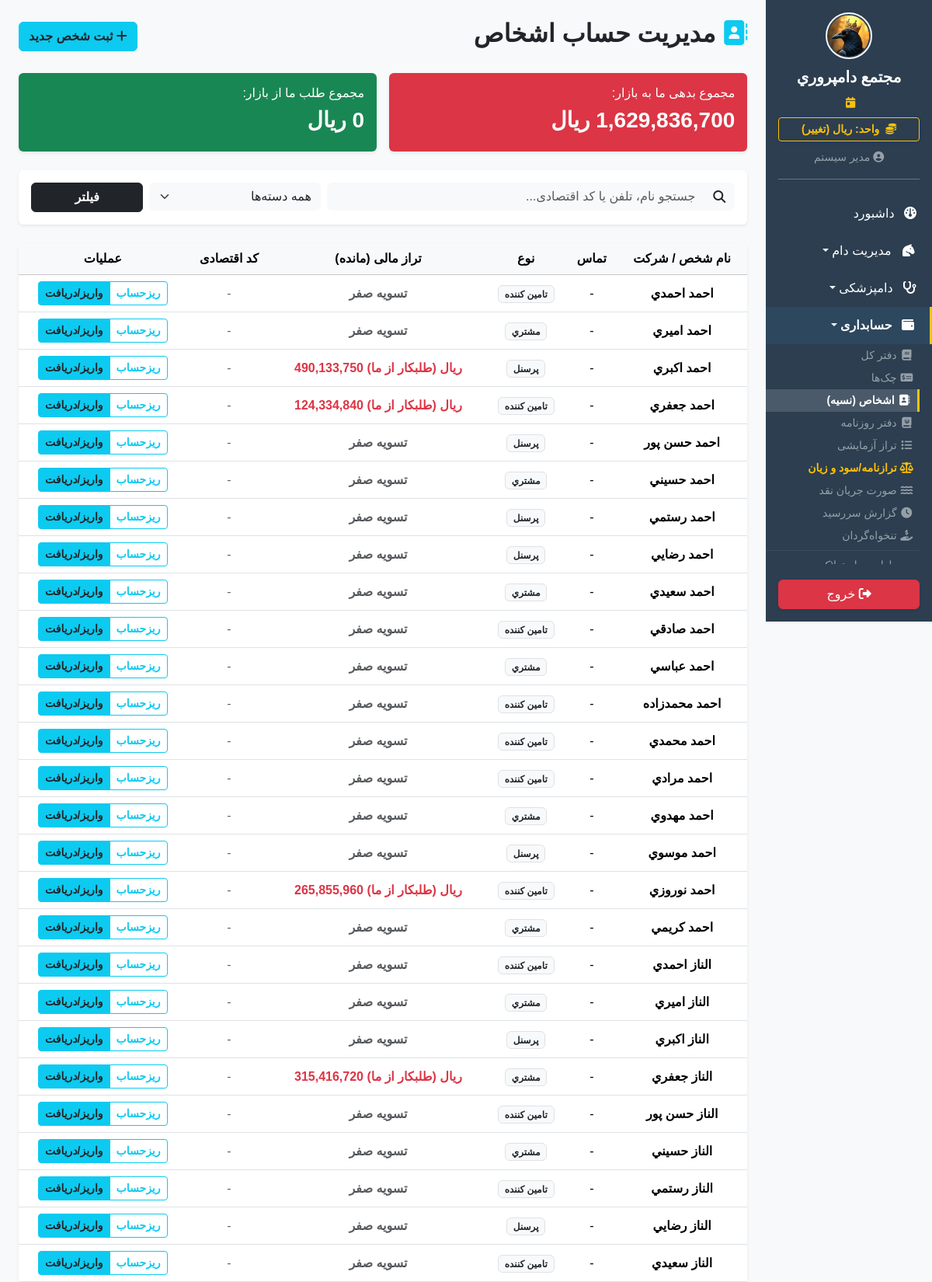
Page /finance/contacts (signed in, upper part) on the committed database.
### app/models.py (models this page shows)
class SystemSetting(db.Model):
    id = db.Column(db.Integer, primary_key=True)
    key = db.Column(db.String(50), unique=True, nullable=False)
    value = db.Column(db.String(255), nullable=False)
    description = db.Column(db.String(255), nullable=True)

class User(UserMixin, db.Model):
    id = db.Column(db.Integer, primary_key=True)
    username = db.Column(db.String(50), unique=True, nullable=False)
    password_hash = db.Column(db.String(255), nullable=False)
    name = db.Column(db.String(100), nullable=False)
    role = db.Column(db.String(20), default='کارگر') # مدیر، دامپزشک، حسابدار، کارگر
    can_view_livestock = db.Column(db.Boolean, default=False)
    can_view_finance = db.Column(db.Boolean, default=False)
    can_view_inventory = db.Column(db.Boolean, default=False)
    can_view_hr = db.Column(db.Boolean, default=False)
    can_view_reports = db.Column(db.Boolean, default=False)
    can_view_settings = db.Column(db.Boolean, default=False)

class Contact(db.Model):
    id = db.Column(db.Integer, primary_key=True)
    name = db.Column(db.String(150), nullable=False) # نام شخص، قصابی یا کارخانه
    phone = db.Column(db.String(20), nullable=True)
    contact_type = db.Column(db.String(50), default='عمومی') # مشتری، تامین‌کننده خوراک
    economic_code = db.Column(db.String(50), nullable=True)
    bank_card = db.Column(db.String(30), nullable=True)
    balance = db.Column(Numeric(18, 2), default=0.0)
    created_at = db.Column(db.DateTime, default=datetime.utcnow)
    transactions = db.relationship('Transaction', backref='contact', lazy=True)
    cheques = db.relationship('Cheque', backref='contact', lazy=True)
    documents = db.relationship('ContactDocument', backref='contact', lazy=True, cascade="all, delete-orphan")

### app/blueprints/finance.py (the view)
@finance_bp.route('/contacts')
@login_required
@permission_required('can_view_finance')
def contacts():
    from app.models import Contact, Account, JournalEntryLine
    search_q = request.args.get('search', '').strip()
    type_q = request.args.get('type', 'همه')
    page = request.args.get('page', 1, type=int)
    query = Contact.query
    if search_q:
        query = query.filter(
            (Contact.name.ilike(f"%{search_q}%")) |
            (Contact.phone.ilike(f"%{search_q}%")) |
            (Contact.economic_code.ilike(f"%{search_q}%"))
        )
    if type_q != 'همه':
        query = query.filter(Contact.contact_type == type_q)
    page_size = int(get_setting('page_size', 50))
    contacts_paginated = query.order_by(Contact.name).paginate(page=page, per_page=page_size, error_out=False)
    total_debt = Decimal('0')
    total_credit = Decimal('0')
    for c in contacts_paginated.items:
        bal = compute_contact_balance(c)
        sync_contact_balance(c)
        if bal < 0:
            total_debt -= bal
        elif bal > 0:
            total_credit += bal
    db.session.commit()
    return render_template('finance/contacts.html', contacts=contacts_paginated,
                           total_debt=total_debt, total_credit=total_credit,
                           current_search=search_q, current_type=type_q)

### app/templates/finance/contacts.html (shortened to what this page needs)
{% extends 'base.html' %}
{% block content %}
<div class="d-flex justify-content-between align-items-center mb-4">
    <h2 class="fw-bold"><i class="fa-solid fa-address-book text-info"></i> مدیریت حساب اشخاص</h2>
    <button class="btn btn-info fw-bold text-dark" data-bs-toggle="modal" data-bs-target="#addContactModal"><i class="fa-solid fa-plus"></i> ثبت شخص جدید</button>
</div>
<div class="row g-3 mb-4">
    <div class="col-md-6"><div class="card bg-danger text-white border-0 shadow-sm"><div class="card-body"><h6>مجموع بدهی ما به بازار:</h6><h3 class="fw-bold">{{ total_debt|abs|currency }}</h3></div></div></div>
    <div class="col-md-6"><div class="card bg-success text-white border-0 shadow-sm"><div class="card-body"><h6>مجموع طلب ما از بازار:</h6><h3 class="fw-bold">{{ total_credit|currency }}</h3></div></div></div>
</div>
<div class="card border-0 shadow-sm mb-4 bg-white">
    <div class="card-body">
        <form method="GET" action="{{ url_for('finance.contacts') }}" class="row g-2">
            <div class="col-md-7">
                <div class="input-group">
                    <span class="input-group-text bg-light border-0"><i class="fa-solid fa-magnifying-glass"></i></span>
                    <input type="text" name="search" class="form-control border-0 bg-light" placeholder="جستجو نام، تلفن یا کد اقتصادی..." value="{{ current_search }}">
                </div>
            </div>
            <div class="col-md-3">
                <select name="type" class="form-select border-0 bg-light">
                    <option value="همه">همه دسته‌ها</option>
                </select>
            </div>
            <div class="col-md-2">
                <button type="submit" class="btn btn-dark w-100 fw-bold">فیلتر</button>
            </div>
        </form>
    </div>
</div>
<div class="card border-0 shadow-sm">
    <div class="card-body p-0">
        <table class="table table-hover align-middle text-center mb-0">
            <thead class="table-light"><tr><th>نام شخص / شرکت</th><th>تماس</th><th>نوع</th><th>تراز مالی (مانده)</th><th>کد اقتصادی</th><th>عملیات</th></tr></thead>
            <tbody>
                {% for c in contacts.items %}
                <tr>
                    <td class="fw-bold">{{ c.name }}</td>
                    <td dir="ltr">
                        {{ c.phone or '-' }}
                    </td>
                    <td><span class="badge bg-light text-dark border">{{ c.contact_type }}</span></td>
                    <td class="fw-bold {% if c.balance > 0 %}text-success{% elif c.balance < 0 %}text-danger{% else %}text-muted{% endif %}" dir="ltr">
                        {% if c.balance > 0 %}{{ c.balance|currency }} (بدهکار به ما)
                        {% elif c.balance < 0 %}{{ c.balance|abs|currency }} (طلبکار از ما)
                        {% else %}تسویه صفر{% endif %}
                    </td>
                    <td><code class="small text-muted">{{ c.economic_code or '-' }}</code></td>
                    <td>
                        <div class="btn-group">
                            <a href="{{ url_for('finance.contact_profile', id=c.id) }}" class="btn btn-sm btn-outline-info fw-bold">ریزحساب</a>
                            <a href="{{ url_for('finance.contact_profile', id=c.id, _anchor='actions') }}" class="btn btn-sm btn-info text-dark fw-bold">واریز/دریافت</a>
                        </div>
                    </td>
                </tr>
                {% else %}
                <tr><td colspan="6" class="py-5 text-muted">شخصی با این مشخصات یافت نشد.</td></tr>
                {% endfor %}
            </tbody>
        </table>
    </div>
</div>
{% endblock %}

### app/templates/base.html (shortened to what this page needs)
<!DOCTYPE html>
<html lang="fa" dir="rtl">
<head>
    <link href="https://cdn.jsdelivr.net/gh/rastikerdar/vazirmatn@v33.003/Vazirmatn-font-face.css" rel="stylesheet">
    <link rel="stylesheet" href="https://unpkg.com/persian-datepicker@1.2.0/dist/css/persian-datepicker.min.css">
    <link rel="stylesheet" href="https://cdn.jsdelivr.net/npm/bootstrap@5.3.2/dist/css/bootstrap.rtl.min.css">
    <link rel="stylesheet" href="https://cdnjs.cloudflare.com/ajax/libs/font-awesome/6.4.2/css/all.min.css">
    <link rel="stylesheet" href="{{ url_for('static', filename='css/style.css') }}">
    <link href="https://cdn.jsdelivr.net/npm/select2@4.1.0-rc.0/dist/css/select2.min.css" rel="stylesheet" />
</head>
<body>
    <div class="d-flex" id="wrapper">
        <div class="sidebar-bg d-flex flex-column" id="sidebar-wrapper">
            <div class="sidebar-heading text-center pt-3 pb-2 text-white">
                {% if system_settings.get('farm_logo_path') %}
                    <img src="{{ url_for('static', filename=system_settings.get('farm_logo_path')) }}" class="mb-2 rounded-circle border border-2 border-light" style="height: 60px; width: 60px; object-fit: cover;">
                {% else %}
                    <i class="fa-solid fa-sheep fs-2 mb-2"></i>
                {% endif %}
                <div class="fs-5 fw-bold">{{ system_settings.get('farm_name', 'دامداری من') }}</div>
            </div>
            <div class="text-center text-warning small mb-2 px-3">
                <i class="fa-solid fa-calendar-day me-1"></i>
            </div>
            <div class="px-3 mb-2">
                <a href="{{ url_for('dashboard.toggle_currency') }}" class="btn btn-sm btn-outline-warning w-100 fw-bold shadow-sm">
                    <i class="fa-solid fa-coins me-1"></i> واحد: {{ get_system_currency_from_settings() }} (تغییر)
                </a>
            </div>
            <div class="text-center text-white-50 mb-3 pb-3 border-bottom border-secondary mx-3">
                <small><i class="fa-solid fa-circle-user"></i> {% if current_user.is_authenticated %}{{ current_user.name.split(' (')[0] if '(' in current_user.name else current_user.name }}{% endif %}</small>
            </div>
            <div class="list-group list-group-flush my-1 sidebar-scroll" id="sidebar-accordion" style="overflow-y: auto;">
                <a href="{{ url_for('dashboard.index') }}" class="list-group-item list-group-item-action bg-transparent text-white "><i class="fa-solid fa-gauge me-2"></i> داشبورد</a>
                {% if current_user.is_authenticated %}
                    {% if current_user.can_view_livestock %}
                    <a href="#livestockSubmenu" data-bs-toggle="collapse" class="list-group-item list-group-item-action bg-transparent text-white dropdown-toggle {% if request.blueprint == 'livestock' %}active-sidebar-link{% endif %}"><i class="fa-solid fa-horse-head me-2"></i> مدیریت دام</a>
                    {% if current_user.role in ['مدیر', 'دامپزشک'] %}
                    <a href="#vetSubmenu" data-bs-toggle="collapse" class="list-group-item list-group-item-action bg-transparent text-white dropdown-toggle"><i class="fa-solid fa-stethoscope me-2"></i> دامپزشکی</a>
                    {% endif %}
                    {% endif %}
                    {% if current_user.can_view_finance %}
                    <a href="#financeSubmenu" data-bs-toggle="collapse" class="list-group-item list-group-item-action bg-transparent text-white dropdown-toggle finance-menu-item {% if request.blueprint in ['finance', 'assets', 'audit'] %}active-sidebar-link{% endif %}" {% if request.blueprint in ['finance', 'assets', 'audit'] %}aria-expanded="true"{% endif %}><i class="fa-solid fa-wallet me-2"></i> حسابداری</a>
                    <div class="collapse ps-3 {% if request.blueprint in ['finance', 'assets', 'audit'] %}show{% endif %}" id="financeSubmenu" data-bs-parent="#sidebar-accordion">
                        <a href="{{ url_for('finance.index') }}" class="list-group-item list-group-item-action bg-transparent text-white-50 border-0 py-1 px-2 small {% if request.path == url_for('finance.index') %}active-sidebar-link{% endif %}"><i class="fa-solid fa-book fa-fw"></i> دفتر کل</a>
                        <a href="{{ url_for('finance.cheques') }}" class="list-group-item list-group-item-action bg-transparent text-white-50 border-0 py-1 px-2 small {% if request.path == url_for('finance.cheques') %}active-sidebar-link{% endif %}"><i class="fa-solid fa-money-check-dollar fa-fw"></i> چک‌ها</a>
                        <a href="{{ url_for('finance.contacts') }}" class="list-group-item list-group-item-action bg-transparent text-white-50 border-0 py-1 px-2 small {% if request.path == url_for('finance.contacts') %}active-sidebar-link{% endif %}"><i class="fa-solid fa-address-book fa-fw"></i> اشخاص (نسیه)</a>
                        <a href="{{ url_for('finance.journal_entries') }}" class="list-group-item list-group-item-action bg-transparent text-white-50 border-0 py-1 px-2 small {% if request.path == url_for('finance.journal_entries') %}active-sidebar-link{% endif %}"><i class="fa-solid fa-journal-whills fa-fw"></i> دفتر روزنامه</a>
                        <a href="{{ url_for('finance.trial_balance') }}" class="list-group-item list-group-item-action bg-transparent text-white-50 border-0 py-1 px-2 small "><i class="fa-solid fa-list fa-fw"></i> تراز آزمایشی</a>
                        <a href="{{ url_for('finance.statements') }}" class="list-group-item list-group-item-action bg-transparent text-warning fw-bold border-0 py-1 px-2 small {% if request.path == url_for('finance.statements') %}active-sidebar-link{% endif %}"><i class="fa-solid fa-scale-balanced fa-fw"></i> ترازنامه/سود و زیان</a>
                        <a href="{{ url_for('finance.cash_flow') }}" class="list-group-item list-group-item-action bg-transparent text-white-50 border-0 py-1 px-2 small {% if request.path == url_for('finance.cash_flow') %}active-sidebar-link{% endif %}"><i class="fa-solid fa-water fa-fw"></i> صورت جریان نقد</a>
                        <a href="{{ url_for('finance.aging_report') }}" class="list-group-item list-group-item-action bg-transparent text-white-50 border-0 py-1 px-2 small {% if request.path == url_for('finance.aging_report') %}active-sidebar-link{% endif %}"><i class="fa-solid fa-clock fa-fw"></i> گزارش سررسید</a>
                        <a href="{{ url_for('finance.petty_cash') }}" class="list-group-item list-group-item-action bg-transparent text-white-50 border-0 py-1 px-2 small {% if request.path == url_for('finance.petty_cash') %}active-sidebar-link{% endif %}"><i class="fa-solid fa-hand-holding-dollar fa-fw"></i> تنخواه‌گردان</a>
                        <hr class="my-1 border-secondary opacity-25">
                        <a href="{{ url_for('assets.index') }}" class="list-group-item list-group-item-action bg-transparent text-white-50 border-0 py-1 px-2 small "> دارایی و استهلاک</a>
                    </div>
                    {% endif %}
                    {% endif %}
            </div>
            <div class="mt-auto p-3 w-100">
                <a href="{{ url_for('auth.logout') }}" class="btn btn-danger w-100 shadow-sm"><i class="fa-solid fa-right-from-bracket"></i> خروج</a>
            </div>
        </div>
        <div id="page-content-wrapper" class="w-100 bg-light" style="overflow-x: hidden;">
            <div class="container-fluid p-4">{% block content %}{% endblock %}</div>
        </div>
    </div>
</body>
</html>

### rows in the picture
SystemSetting: value (picture)
SystemSetting: get "مجتمع دامپروري"
SystemSetting: value "ریال", value "1,629,836,700 ریال", value "0 ریال"
User: name "مدیر سیستم"
Contact: name "احمد احمدي", phone "-", contact_type "تامين کننده", balance "تسویه صفر", economic_code "-"
Contact: name "احمد اميري", phone "-", contact_type "مشتري", balance "تسویه صفر", economic_code "-"
Contact: name "احمد اکبري", phone "-", contact_type "پرسنل", balance|abs "490,133,750 ریال", economic_code "-"
Contact: name "احمد جعفري", phone "-", contact_type "تامين کننده", balance|abs "124,334,840 ریال", economic_code "-"
Contact: name "احمد حسن پور", phone "-", contact_type "پرسنل", balance "تسویه صفر", economic_code "-"
Contact: name "احمد حسيني", phone "-", contact_type "مشتري", balance "تسویه صفر", economic_code "-"
Contact: name "احمد رستمي", phone "-", contact_type "پرسنل", balance "تسویه صفر", economic_code "-"
Contact: name "احمد رضايي", phone "-", contact_type "پرسنل", balance "تسویه صفر", economic_code "-"
Contact: name "احمد سعيدي", phone "-", contact_type "مشتري", balance "تسویه صفر", economic_code "-"
Contact: name "احمد صادقي", phone "-", contact_type "تامين کننده", balance "تسویه صفر", economic_code "-"
Contact: name "احمد عباسي", phone "-", contact_type "مشتري", balance "تسویه صفر", economic_code "-"
Contact: name "احمد محمدزاده", phone "-", contact_type "تامين کننده", balance "تسویه صفر", economic_code "-"
Contact: name "احمد محمدي", phone "-", contact_type "تامين کننده", balance "تسویه صفر", economic_code "-"
Contact: name "احمد مرادي", phone "-", contact_type "تامين کننده", balance "تسویه صفر", economic_code "-"
Contact: name "احمد مهدوي", phone "-", contact_type "مشتري", balance "تسویه صفر", economic_code "-"
Contact: name "احمد موسوي", phone "-", contact_type "پرسنل", balance "تسویه صفر", economic_code "-"
Contact: name "احمد نوروزي", phone "-", contact_type "تامين کننده", balance|abs "265,855,960 ریال", economic_code "-"
Contact: name "احمد کريمي", phone "-", contact_type "مشتري", balance "تسویه صفر", economic_code "-"
Contact: name "الناز احمدي", phone "-", contact_type "تامين کننده", balance "تسویه صفر", economic_code "-"
Contact: name "الناز اميري", phone "-", contact_type "مشتري", balance "تسویه صفر", economic_code "-"
Contact: name "الناز اکبري", phone "-", contact_type "پرسنل", balance "تسویه صفر", economic_code "-"
Contact: name "الناز جعفري", phone "-", contact_type "مشتري", balance|abs "315,416,720 ریال", economic_code "-"
Contact: name "الناز حسن پور", phone "-", contact_type "تامين کننده", balance "تسویه صفر", economic_code "-"
Contact: name "الناز حسيني", phone "-", contact_type "مشتري", balance "تسویه صفر", economic_code "-"
Contact: name "الناز رستمي", phone "-", contact_type "تامين کننده", balance "تسویه صفر", economic_code "-"
Contact: name "الناز رضايي", phone "-", contact_type "پرسنل", balance "تسویه صفر", economic_code "-"
Contact: name "الناز سعيدي", phone "-", contact_type "تامين کننده", balance "تسویه صفر", economic_code "-"
